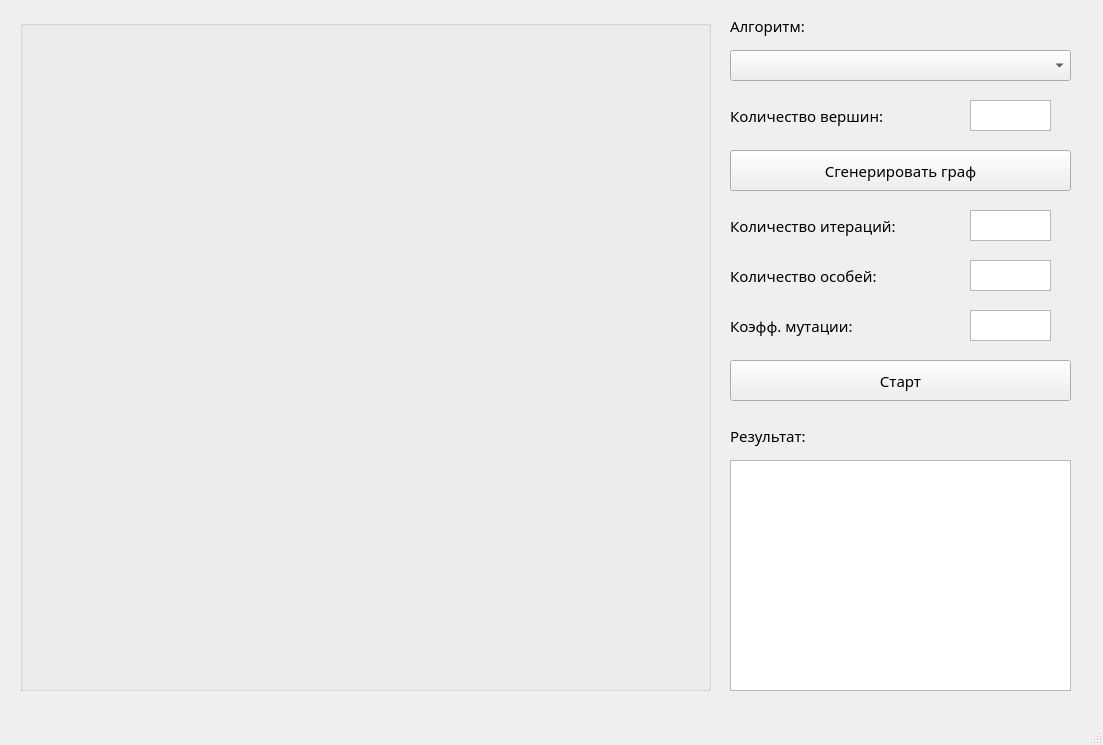
<?xml version="1.0" encoding="UTF-8"?>
<ui version="4.0">
 <class>MainWindow</class>
 <widget class="QMainWindow" name="MainWindow">
  <property name="geometry">
   <rect>
    <x>0</x>
    <y>0</y>
    <width>1103</width>
    <height>745</height>
   </rect>
  </property>
  <property name="windowTitle">
   <string>MainWindow</string>
  </property>
  <widget class="QWidget" name="centralwidget">
   <widget class="QLabel" name="label">
    <property name="geometry">
     <rect>
      <x>730</x>
      <y>15</y>
      <width>131</width>
      <height>21</height>
     </rect>
    </property>
    <property name="font">
     <font>
      <family>Segoe Print</family>
      <pointsize>11</pointsize>
     </font>
    </property>
    <property name="text">
     <string>Алгоритм:</string>
    </property>
   </widget>
   <widget class="QComboBox" name="comboBox_algorithm">
    <property name="geometry">
     <rect>
      <x>730</x>
      <y>50</y>
      <width>341</width>
      <height>31</height>
     </rect>
    </property>
    <property name="font">
     <font>
      <family>Segoe Print</family>
      <pointsize>11</pointsize>
     </font>
    </property>
   </widget>
   <widget class="QLabel" name="label_5">
    <property name="geometry">
     <rect>
      <x>730</x>
      <y>420</y>
      <width>151</width>
      <height>31</height>
     </rect>
    </property>
    <property name="font">
     <font>
      <family>Segoe Print</family>
      <pointsize>11</pointsize>
     </font>
    </property>
    <property name="text">
     <string>Результат:</string>
    </property>
   </widget>
   <widget class="QPlainTextEdit" name="plainTextEdit_result">
    <property name="geometry">
     <rect>
      <x>730</x>
      <y>460</y>
      <width>341</width>
      <height>231</height>
     </rect>
    </property>
    <property name="font">
     <font>
      <family>Segoe Print</family>
      <pointsize>11</pointsize>
     </font>
    </property>
   </widget>
   <widget class="QPushButton" name="pushButton_graph">
    <property name="geometry">
     <rect>
      <x>730</x>
      <y>150</y>
      <width>341</width>
      <height>41</height>
     </rect>
    </property>
    <property name="font">
     <font>
      <family>Segoe Print</family>
      <pointsize>11</pointsize>
     </font>
    </property>
    <property name="text">
     <string>Сгенерировать граф</string>
    </property>
   </widget>
   <widget class="QTextEdit" name="textEdit_n">
    <property name="geometry">
     <rect>
      <x>970</x>
      <y>100</y>
      <width>81</width>
      <height>31</height>
     </rect>
    </property>
    <property name="font">
     <font>
      <family>Segoe Print</family>
      <pointsize>10</pointsize>
     </font>
    </property>
   </widget>
   <widget class="QLabel" name="label_6">
    <property name="geometry">
     <rect>
      <x>730</x>
      <y>100</y>
      <width>241</width>
      <height>31</height>
     </rect>
    </property>
    <property name="font">
     <font>
      <family>Segoe Print</family>
      <pointsize>11</pointsize>
     </font>
    </property>
    <property name="text">
     <string>Количество вершин:</string>
    </property>
   </widget>
   <widget class="QGroupBox" name="groupBox_graph">
    <property name="geometry">
     <rect>
      <x>20</x>
      <y>20</y>
      <width>691</width>
      <height>671</height>
     </rect>
    </property>
    <property name="title">
     <string/>
    </property>
   </widget>
   <widget class="QPushButton" name="pushButton_start">
    <property name="geometry">
     <rect>
      <x>730</x>
      <y>360</y>
      <width>341</width>
      <height>41</height>
     </rect>
    </property>
    <property name="font">
     <font>
      <family>Segoe Print</family>
      <pointsize>11</pointsize>
     </font>
    </property>
    <property name="text">
     <string>Старт</string>
    </property>
   </widget>
   <widget class="QLabel" name="label_3">
    <property name="geometry">
     <rect>
      <x>730</x>
      <y>210</y>
      <width>241</width>
      <height>31</height>
     </rect>
    </property>
    <property name="font">
     <font>
      <family>Segoe Print</family>
      <pointsize>11</pointsize>
     </font>
    </property>
    <property name="text">
     <string>Количество итераций:</string>
    </property>
   </widget>
   <widget class="QTextEdit" name="textEdit_iterations">
    <property name="geometry">
     <rect>
      <x>970</x>
      <y>210</y>
      <width>81</width>
      <height>31</height>
     </rect>
    </property>
    <property name="font">
     <font>
      <family>Segoe Print</family>
      <pointsize>10</pointsize>
     </font>
    </property>
   </widget>
   <widget class="QLabel" name="label_7">
    <property name="geometry">
     <rect>
      <x>730</x>
      <y>260</y>
      <width>241</width>
      <height>31</height>
     </rect>
    </property>
    <property name="font">
     <font>
      <family>Segoe Print</family>
      <pointsize>11</pointsize>
     </font>
    </property>
    <property name="text">
     <string>Количество особей:</string>
    </property>
   </widget>
   <widget class="QTextEdit" name="textEdit_population_size">
    <property name="geometry">
     <rect>
      <x>970</x>
      <y>260</y>
      <width>81</width>
      <height>31</height>
     </rect>
    </property>
    <property name="font">
     <font>
      <family>Segoe Print</family>
      <pointsize>10</pointsize>
     </font>
    </property>
   </widget>
   <widget class="QLabel" name="label_8">
    <property name="geometry">
     <rect>
      <x>730</x>
      <y>310</y>
      <width>241</width>
      <height>31</height>
     </rect>
    </property>
    <property name="font">
     <font>
      <family>Segoe Print</family>
      <pointsize>11</pointsize>
     </font>
    </property>
    <property name="text">
     <string>Коэфф. мутации:</string>
    </property>
   </widget>
   <widget class="QTextEdit" name="textEdit_mutation_probability">
    <property name="geometry">
     <rect>
      <x>970</x>
      <y>310</y>
      <width>81</width>
      <height>31</height>
     </rect>
    </property>
    <property name="font">
     <font>
      <family>Segoe Print</family>
      <pointsize>10</pointsize>
     </font>
    </property>
    <property name="placeholderText">
     <string/>
    </property>
   </widget>
  </widget>
  <widget class="QMenuBar" name="menubar">
   <property name="geometry">
    <rect>
     <x>0</x>
     <y>0</y>
     <width>1103</width>
     <height>26</height>
    </rect>
   </property>
  </widget>
  <widget class="QStatusBar" name="statusbar"/>
 </widget>
 <resources/>
 <connections/>
</ui>
